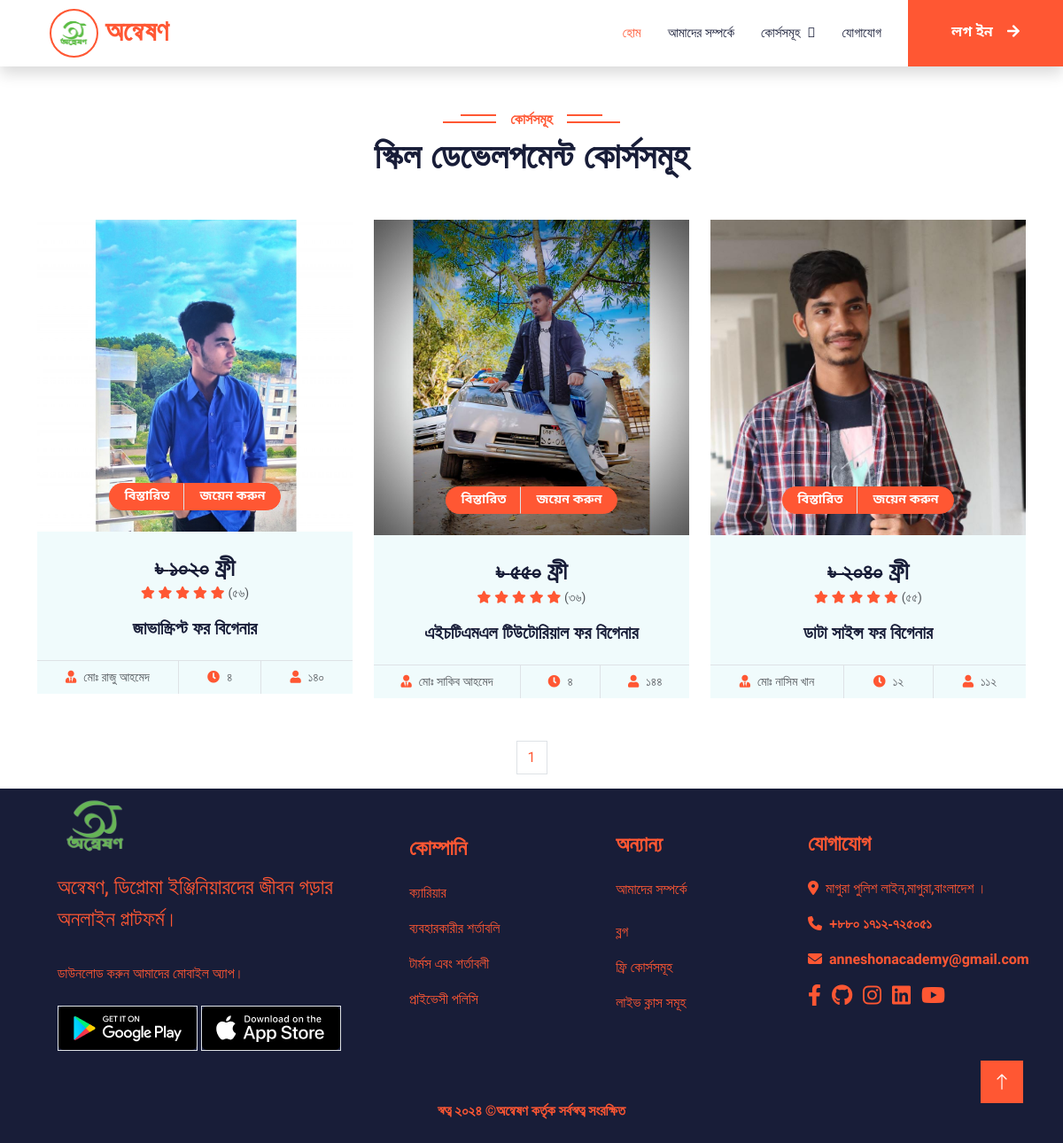
Screenshot of /skills/ with the database file from the repository.
### Academy/models.py (models this page shows, shortened)
class Academy_course_Item(models.Model):
    course_item = models.CharField(choices=COURSE_ITEM_CHOICES, max_length=100, blank=True, null=True)
    course_name = models.CharField(max_length=100)
    course_instructor = models.CharField(max_length=50)
    duration_hour = models.CharField(max_length=50)
    duration_day = models.CharField(max_length=50,blank=True, null=True)
    total_student = models.CharField(max_length=50,blank=True, null=True)
    total_review_person = models.CharField(max_length=50, blank=True, null=True)
    course_price = models.CharField(max_length=50)
    discount_price = models.CharField(max_length=50)
    course_banner = models.ImageField(upload_to='CourseBannerImage')
    demo_class_link_YT = models.CharField(max_length=300)
    course_playlist_link = models.CharField(max_length=200)
    popular_or_not = models.BooleanField(default=False, blank=True, null=True)

### Academy/views.py (the view)
# urls.py: path('skills/',views.skills_development, name='skills'),
def skills_development(request):
    skill_dev = Academy_course_Item.objects.filter(course_item='Skill Development')
    paginator = Paginator(skill_dev,6)
    page_number = request.GET.get('page')
    page_obj = paginator.get_page(page_number)
    page_total = page_obj.paginator.num_pages
    context = {
        'skill_dev':page_obj,
        'page_total':[n+1 for n in range(page_total)]
    }
    return render(request, 'Academy/skills.html',context)

### Academy/context_processors.py (called while the page is built)
def ExpertInstructor_details(request):
    instructor_details = Expert_Instructor.objects.all()
    reviews = Contact_forms.objects.filter(show_review_home=True)
    return {'instructor':instructor_details,'reviews':reviews}

def popular_course(request):
    popular_course = Academy_course_Item.objects.filter(popular_or_not=True)
    paginator = Paginator(popular_course,6)
    page_number = request.GET.get('page')
    page_obj = paginator.get_page(page_number)
    page_total = page_obj.paginator.num_pages
    return {'popular_course':page_obj,'page_total':[n+1 for n in range(page_total)]}

def CountCourse(request):
    academic = len(Academy_course_Item.objects.filter(course_item='Academic'))
    skill = len(Academy_course_Item.objects.filter(course_item='Skill Development'))
    others = len(Academy_course_Item.objects.filter(course_item='Others'))
    context = {
        'academic':academic,
        'skill':skill,
        'others':others,
    }
    return context

### templates/Academy/skills.html (shortened to what this page needs)
{% extends "common_code/base.html" %}
{% load static %}
{% block content %}
<div class="container-xxl py-5">
    <div class="container">
        <div class="text-center wow fadeInUp" data-wow-delay="0.1s">
            <h6 class="section-title bg-white text-center text-primary px-3">কোর্সসমূহ</h6>
            <h1 class="mb-5">স্কিল ডেভেলপমেন্ট কোর্সসমূহ</h1>
        </div>
        <div class="row g-4 justify-content-center">
           {% for skill in skill_dev %}
           <div class="col-lg-4 col-md-6 wow fadeInUp" data-wow-delay="0.1s">
               <div class="course-item bg-light">
                   <div class="position-relative overflow-hidden">
                       <img class="img-fluid" src="{{skill.course_banner.url}}" alt="">
                       <div class="w-100 d-flex justify-content-center position-absolute bottom-0 start-0 mb-4">
                           <a href="{% url 'details' skill.id %}" class="flex-shrink-0 btn btn-sm btn-primary px-3 border-end" style="border-radius: 30px 0 0 30px;">বিস্তারিত</a>
                           {% if request.user.is_authenticated %}
                           <a href="{{skill.course_playlist_link}}" target="_blank" class="flex-shrink-0 btn btn-sm btn-primary px-3" style="border-radius: 0 30px 30px 0;">জয়েন করুন</a>
                           {% else %}
                           <a href="{% url 'signup' %}" class="flex-shrink-0 btn btn-sm btn-primary px-3" style="border-radius: 0 30px 30px 0;">জয়েন করুন</a>
                           {% endif %}
                       </div>
                   </div>
                   <div class="text-center p-4 pb-0">
                       <h3 class="mb-0"> <del><small style="font-size: 25px;">৳ {{skill.course_price}}</small></del> {{skill.discount_price}}</h3>
                       <div class="mb-3">
                           <small class="fa fa-star text-primary"></small>
                           <small class="fa fa-star text-primary"></small>
                           <small class="fa fa-star text-primary"></small>
                           <small class="fa fa-star text-primary"></small>
                           <small class="fa fa-star text-primary"></small>
                           <small>({{skill.total_review_person}})</small>
                       </div>
                       <h5 class="mb-4">{{skill.course_name}}</h5>
                   </div>
                   <div class="d-flex border-top">
                       <small class="flex-fill text-center border-end py-2"><i class="fa fa-user-tie text-primary me-2"></i>{{skill.course_instructor}}</small>
                       <small class="flex-fill text-center border-end py-2"><i class="fa fa-clock text-primary me-2"></i>{{skill.duration_hour}}</small>
                       <small class="flex-fill text-center py-2"><i class="fa fa-user text-primary me-2"></i>{{skill.total_student}}</small>
                   </div>
               </div>
           </div>
           {% endfor %}
        </div>
    </div>
</div>
<nav aria-label="Page navigation example">
    <ul class="pagination" style="justify-content: center;">
      {% for page in page_total %}
      <li class="page-item"><a class="page-link" href="/skills/?page={{page}}">{{page}}</a></li>
      {% endfor %}
    </ul>
  </nav>
{% endblock content %}

### static/css/style.css (style rules this page uses)
* { margin: 0; padding: 0; font-family: "Hind Siliguri", serif; }
img { max-width: 100%; }
a { text-decoration: none; }
:root { --primary: #FF5733 !important; --light: #F0FBFC !important; --dark: #181d38 !important; }
.btn { font-family: 'Noto Sans Bengali', sans-serif; font-weight: 600; transition: .5s; }
.btn.btn-primary, .btn.btn-secondary { color: #FFFFFF; }
.section-title { position: relative; display: inline-block; text-transform: uppercase; }
.section-title::before { position: absolute; content: ""; width: calc(100% + 80px); height: 2px; top: 4px; left: -40px; background: var(--primary); z-index: -1; }
.section-title::after { position: absolute; content: ""; width: calc(100% + 120px); height: 2px; bottom: 5px; left: -60px; background: var(--primary); z-index: -1; }
.category img, .course-item img { transition: .5s; }

### rows the page displays
Academy_course_Item: course_banner (picture), course_price "১০২০", discount_price "ফ্রী", total_review_person "৫৬", course_name "জাভাস্ক্রিপ্ট ফর বিগেনার", course_instructor "মোঃ রাজু আহমেদ", duration_hour "৪", total_student "১৪০"
Academy_course_Item: course_banner (picture), course_price "৫৫০", discount_price "ফ্রী", total_review_person "৩৬", course_name "এইচটিএমএল টিউটোরিয়াল ফর বিগেনার", course_instructor "মোঃ সাকিব আহমেদ", duration_hour "৪", total_student "১৪৪"
Academy_course_Item: course_banner (picture), course_price "২০৪০", discount_price "ফ্রী", total_review_person "৫৫", course_name "ডাটা সাইন্স ফর বিগেনার", course_instructor "মোঃ নাসিম খান", duration_hour "১২", total_student "১১২"

### other values shown
{{ page }} "1"
